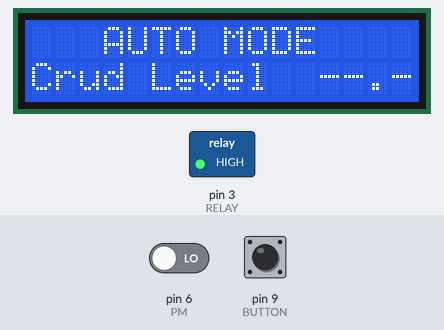
This sketch was run on a simulated Arduino Uno, built with avr-gcc and run on an emulated ATmega328P. On the bench: 16×2 character LCD, switched loads named in the sketch (green lamp = pin HIGH). The test bench sets the inputs (shaded band); at power-on: pin 9 (BUTTON) LOW, pin 6 (PM) LOW. What the sketch prints to the serial monitor is not drawn.

Above: at 1.2 s.
1.3 s: pin 9 (BUTTON) pulled HIGH for 1 s
At 2.7 s:
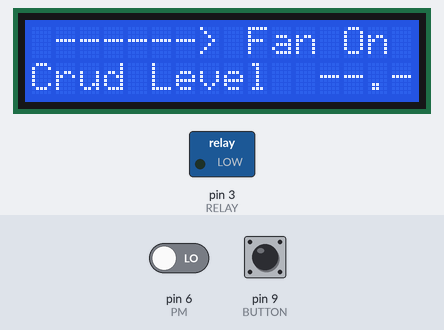
3.8 s: pin 9 (BUTTON) pulled HIGH for 1 s
At 5.8 s:
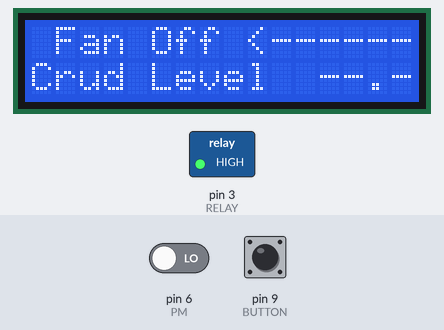
Timing chart, 0 to 7.3 s (numbered marks = the images above; inputs shaded):
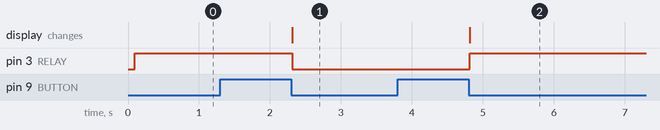

Measured:
- after the input at 1.3 s, pin 3 (RELAY): HIGH → LOW after 1.0 s; the display: changes after 1.0 s (image 1)
- after the input at 3.8 s, pin 3 (RELAY): LOW → HIGH after 1.0 s; the display: changes after 1.0 s (image 2)

The sketch:

shopfilter.ino
```cpp
#include <Wire.h>
#include <hd44780.h>                       // main hd44780 header
#include <hd44780ioClass/hd44780_I2Cexp.h> // i2c expander i/o class header


hd44780_I2Cexp lcd;
const int PM = 6;
const int RELAY = 3;
const int BUTTON = 9;
const int ratioCount = 4;

unsigned long sampleTime=10000;
unsigned long duration;
unsigned long startTime;
unsigned long lpo=0;
float threshold = 4.0;
float ratio = 0.0;
int ratioCounter = 0;

int fanMode = 2; // 3 States :: 0=OFF / 1=ON / 2=AUTO

const int LCD_COLS = 16;
const int LCD_ROWS = 2;
int buttonState = LOW;         // variable for reading the pushbutton status
unsigned long buttonTimer;
int longPressTime = 1000;
bool fanStatus = 0;
bool longPress = false;


void setup() {

  lcd.begin(LCD_COLS, LCD_ROWS);
  lcd.clear();
  lcd.print("   AUTO MODE     ");

  lcd.setCursor(0,1);
  lcd.print("Crud Level  --.-");

  Serial.begin(9600);

  pinMode(PM,INPUT);
  pinMode(BUTTON,INPUT);
  pinMode(RELAY,OUTPUT);

  startTime=millis();  // Start the timer
  /* // Make sure relay is off...that's right off.
     // I know, it doesn't make sense.
     // Depends on if your relay
     // Change this to low if it seems you are in backward world
 */

  digitalWrite(RELAY,HIGH);
  Serial.println(buttonState);
}

void loop() {
  // put your main code here, to run repeatedly:
  buttonState = digitalRead(BUTTON);
  if (buttonState == HIGH) {
    Serial.println("Button Pressed");
    longPress = false;
    buttonTimer = millis();
    while (buttonState == HIGH)  {
      buttonState = digitalRead(BUTTON);
      if ((millis() - buttonTimer) > longPressTime) {
        Serial.println(millis() - buttonTimer);
        fanMode = 2; // Back to Auto
        lcd.setCursor(0 ,0);
        lcd.print("   AUTO MODE    ");
        longPress = true;
        buttonState = LOW;
        delay(1000);
        buttonTimer = millis();
      }
    }
    Serial.print("longPress  :  ");
    Serial.println(longPress);

    if (longPress == false) {
      lcd.setCursor(0,0);
      if (fanStatus == 0) {
        lcd.print(" ------> Fan On ");
        fanStatus = 1;
        fanMode = 1;
        digitalWrite(RELAY, LOW);

      } else {
        lcd.print(" Fan Off <------");
        fanStatus = 0;
        fanMode = 0;
        digitalWrite(RELAY, HIGH);

      }
    }
  }
  longPress=false;


  // DISPLAY CURRENT CRUD LEVEL

  duration = pulseIn(PM, LOW);
  lpo=lpo+duration;
  if((millis() - startTime) > sampleTime) {
    ratio=lpo/(sampleTime*10.0);
    lcd.setCursor(0,1);
    lcd.print("Crud Level ");
    lcd.setCursor(12,1);
    lcd.print("    ");
    lcd.setCursor(12,1);
    lcd.print(ratio);
    startTime=millis();
    lpo=0;
    if ((ratio > threshold) && (ratioCounter < ratioCount)) {
      ratioCounter++;
    }
    if ((ratio < threshold) && (ratioCounter >  0)) {
      ratioCounter--;
    }

    // SET FAN LEVEL
    if ((fanMode == 2) && (ratioCounter == ratioCount)) {
      digitalWrite(RELAY,LOW); // Fan goes on
      fanStatus = 1;
    }
    if ((fanMode == 2) && (ratioCounter == 0)) {
      digitalWrite(RELAY,HIGH); // Fan goes off
      fanStatus = 0;
    }
  }

}
```
